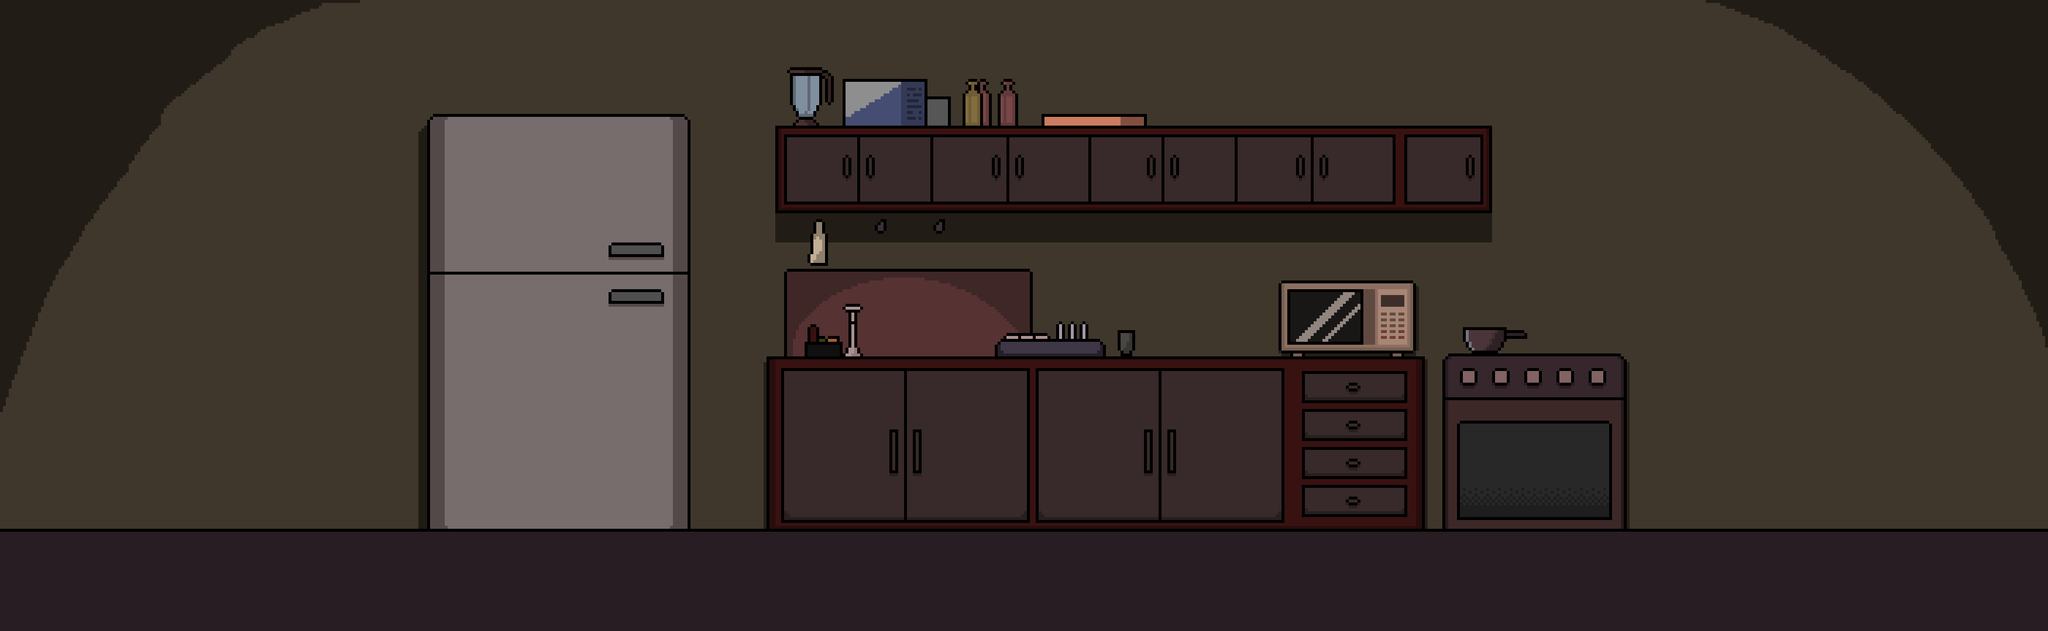

The image is a tile-based game level rendered from a .tmx file. Its description and source (layers, tilesets, objects; grid data summarised) follow:
An orthogonal 25x30 tile map with 140x36 px tiles, 1 tile layer (Camada de Tiles 1).

<map version="1.4" tiledversion="1.4.3" orientation="orthogonal" renderorder="right-down" width="25" height="30" tilewidth="140" tileheight="36" infinite="0" nextlayerid="2" nextobjectid="1">
 <tileset firstgid="1" source="cozinha.tsx" />
 <layer id="1" name="Camada de Tiles 1" width="25" height="30">
  <data>[750 cells, 750 non-empty, 750 distinct tile ids]</data>
 </layer>
</map>